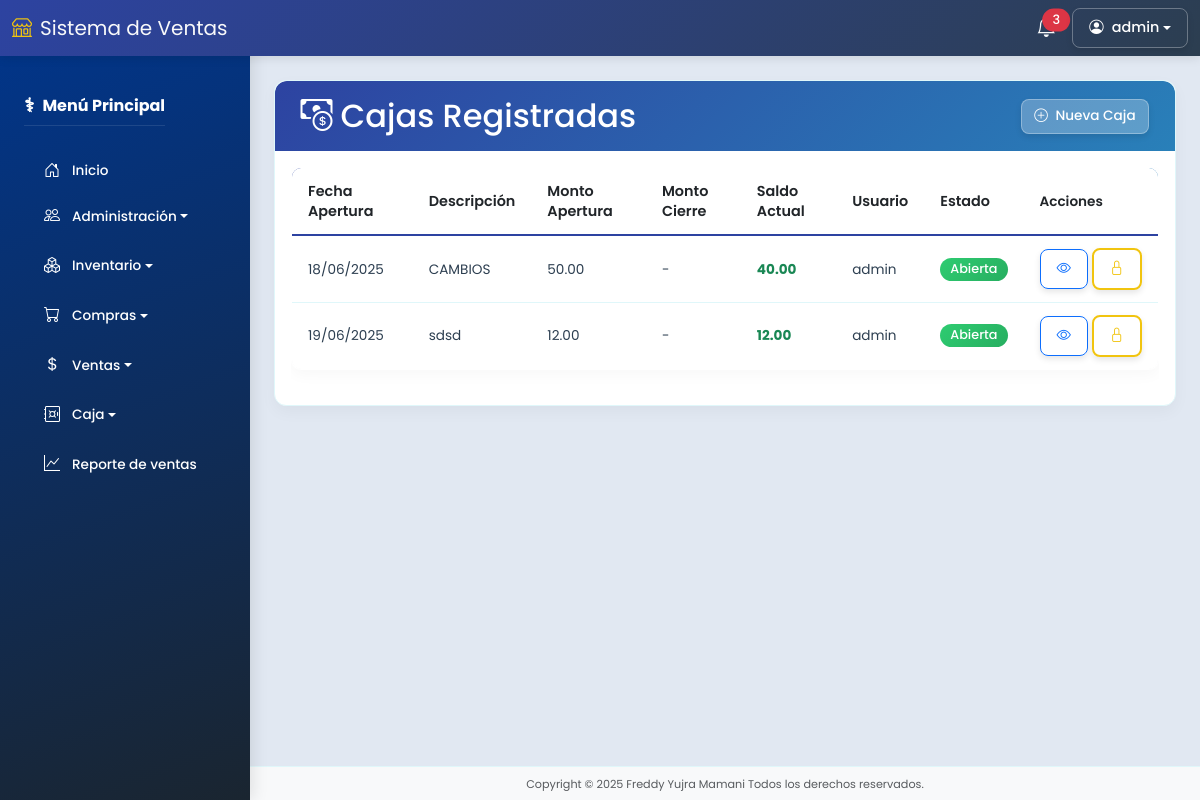
The app's page /cajas/ (signed in), older data.
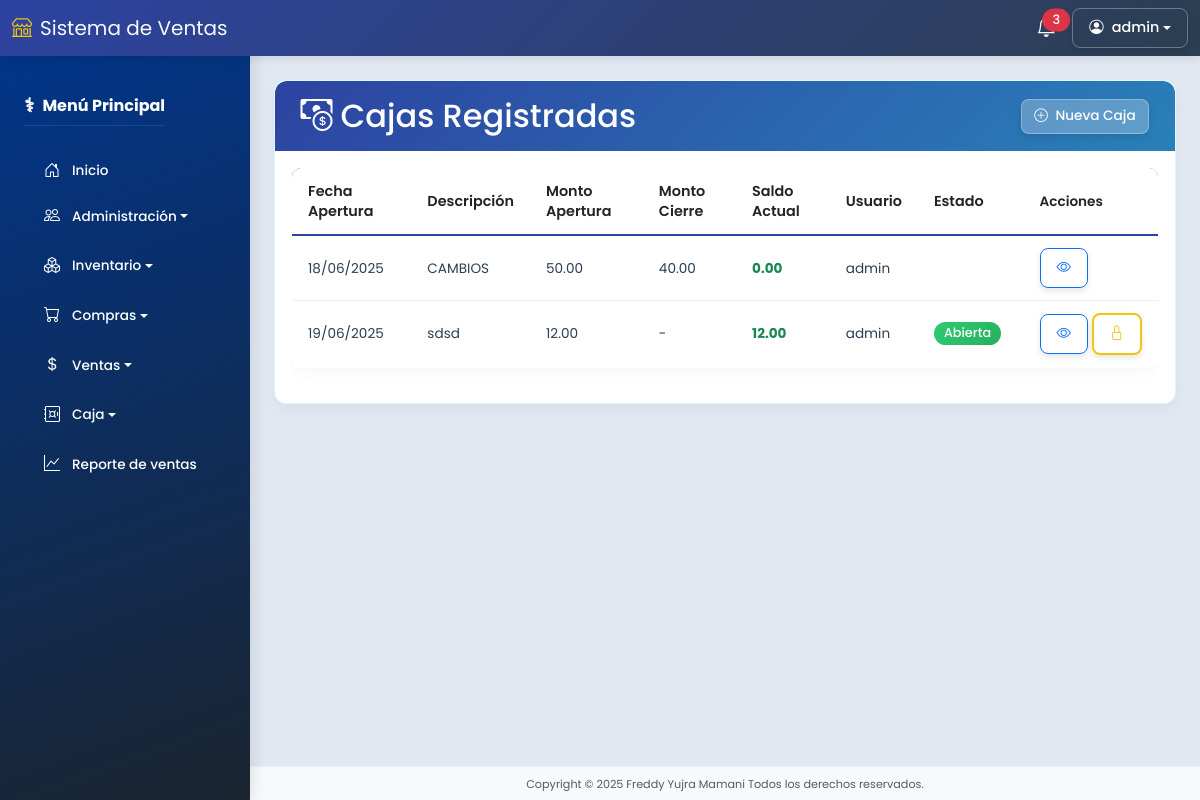
The same page, newer data.
### models/caja_model.py (models this page shows, shortened)
class Caja(db.Model):
    __tablename__ = "cajas"
    id = db.Column(db.Integer, primary_key=True)
    usuario_id = db.Column(db.Integer, db.ForeignKey('usuarios.id'), nullable=False)
    descripcion = db.Column(db.String(255), nullable=False)
    fecha_apertura = db.Column(db.Date, default=datetime.utcnow)
    fecha_cierre = db.Column(db.Date)
    monto_apertura = db.Column(db.DECIMAL(10, 2), default=0.0)
    monto_cierre = db.Column(db.DECIMAL(10, 2))
    created_at = db.Column(db.DateTime, default=datetime.utcnow)
    updated_at = db.Column(db.DateTime, default=datetime.utcnow, onupdate=datetime.utcnow)
    deleted_at = db.Column(db.DateTime)
    usuario = db.relationship('Usuario')
    movimientos = db.relationship('MovimientoCaja', backref='caja')
    @staticmethod
    def get_all():
        return Caja.query.filter_by(deleted_at=None).all()
    def calcular_total(self):
        total = 0.0
        for movimiento in self.movimientos:
            monto = float(movimiento.monto or 0)
            if movimiento.tipo == 'ingreso':
                total += monto
            elif movimiento.tipo == 'egreso':
                total -= monto
        return total

### models/movimiento_caja_model.py (models this page shows, shortened)
class MovimientoCaja(db.Model):
    __tablename__ = "cajas_movimientos"
    TIPOS = ['ingreso', 'egreso']
    id = db.Column(db.Integer, primary_key=True)
    caja_id = db.Column(db.Integer, db.ForeignKey('cajas.id'), nullable=False)
    usuario_id = db.Column(db.Integer, db.ForeignKey('usuarios.id'))
    tipo = db.Column(db.String(20), nullable=False)
    monto = db.Column(db.DECIMAL(10, 2), nullable=False)
    fecha = db.Column(db.Date, default=datetime.utcnow().date())
    descripcion = db.Column(db.String(255))
    created_at = db.Column(db.DateTime, default=datetime.utcnow)
    updated_at = db.Column(db.DateTime, default=datetime.utcnow, onupdate=datetime.utcnow)
    deleted_at = db.Column(db.DateTime)
    usuario = db.relationship('Usuario')

### models/usuario_model.py (models this page shows, shortened)
class Usuario(db.Model):
    __tablename__ = "usuarios"
    id = db.Column(db.Integer, primary_key=True)
    imagen = db.Column(db.String(255), nullable=True)
    nombres = db.Column(db.String(255), nullable=False)
    apellidos = db.Column(db.String(150), nullable=False)
    carnet = db.Column(db.String(15), nullable=False)
    nacimiento = db.Column(db.Date, nullable=False)
    telefono = db.Column(db.String(15), nullable=False)
    email = db.Column(db.String(255), nullable=False, unique=True)
    usuario = db.Column(db.String(150), nullable=False, unique=True)
    password = db.Column(db.String(255), nullable=False)
    remember_token = db.Column(db.String(100), nullable=True)
    created_at = db.Column(db.DateTime, default=datetime.utcnow)
    updated_at = db.Column(db.DateTime, default=datetime.utcnow, onupdate=datetime.utcnow)
    deleted_at = db.Column(db.DateTime, nullable=True)
    rol_id = db.Column(db.Integer, db.ForeignKey('roles.id'))
    rol = db.relationship('Rol', backref='usuarios')
    @property
    def is_authenticated(self):
        return True
    def is_admin(self):
        return self.rol and self.rol.name == 'Administrador'

### controllers/caja_controller.py (the view)
@caja_bp.route('/')
@permission_required('ver_cajas')  # Permiso para ver cajas
def index():
    cajas = Caja.get_all()
    return render_template('cajas/index.html', cajas=cajas)

### run.py (called while the page is built)
@login_manager.user_loader
def load_user(user_id):
    return Usuario.query.get(int(user_id))

@app.context_processor
def inject_active_path():
    def is_active(path):
        return 'active' if request.path.startswith(path) else ''
    return dict(is_active=is_active)

### templates/cajas/index.html (shortened to what this page needs)
{% extends "base.html" %}
{% block content %}
<div class="card">
  <div class="card-header-unified d-flex justify-content-between align-items-center">
    <h2 class="mb-0"><i class="bi bi-cash-coin me-2"></i>Cajas Registradas</h2>
    <a class="btn btn-light" href="{{ url_for('caja.create') }}">
      <i class="bi bi-plus-circle me-1"></i> Nueva Caja
    </a>
  </div>
  <div class="card-body">
    <div class="table-responsive">
      <table class="table table-unified">
        <thead>
          <tr>
            <th>Fecha Apertura</th>
            <th>Descripción</th>
            <th>Monto Apertura</th>
            <th>Monto Cierre</th>
            <th>Saldo Actual</th>
            <th>Usuario</th>
            <th>Estado</th>
            <th class="actions-cell">Acciones</th>
          </tr>
        </thead>
        <tbody>
          {% for caja in cajas %}
          <tr class="medical-transition">
            <td>{{ caja.fecha_apertura.strftime('%d/%m/%Y') }}</td>
            <td>{{ caja.descripcion }}</td>
            <td>{{ "{:,.2f}".format(caja.monto_apertura) }}</td>
            <td>
              {% if caja.monto_cierre %}
                {{ "{:,.2f}".format(caja.monto_cierre) }}
              {% else %}
                -
              {% endif %}
            </td>
            <td class="fw-bold text-success">{{ "{:,.2f}".format(caja.calcular_total()) }}</td>
            <td>{{ caja.usuario.nombres }}</td>
            <td>
              {% if caja.fecha_cierre %}
                <span class="badge badge-secondary">Cerrada</span>
              {% else %}
                <span class="badge badge-success">Abierta</span>
              {% endif %}
            </td>
            <td class="actions-cell">
              <a href="{{ url_for('caja.detail', id=caja.id) }}" class="btn btn-sm btn-outline-primary">
                <i class="bi bi-eye"></i>
              </a>
              {% if not caja.fecha_cierre %}
                <a href="{{ url_for('caja.close', id=caja.id) }}" class="btn btn-sm btn-outline-warning">
                  <i class="bi bi-lock"></i>
                </a>
              {% endif %}
            </td>
          </tr>
          {% else %}
          <tr>
            <td colspan="8" class="text-center">No hay cajas registradas</td>
          </tr>
          {% endfor %}
        </tbody>
      </table>
    </div>
  </div>
</div>
{% endblock %}

Row changes from the older to the newer data that the page shows:
changed Caja "CAMBIOS": monto_cierre (not shown) → "40.00"; no longer shows "-"; no longer shows "Abierta"
computed for MovimientoCaja (number 1 of 2 on the later page): calcular_total "40.00" → "0.00"
